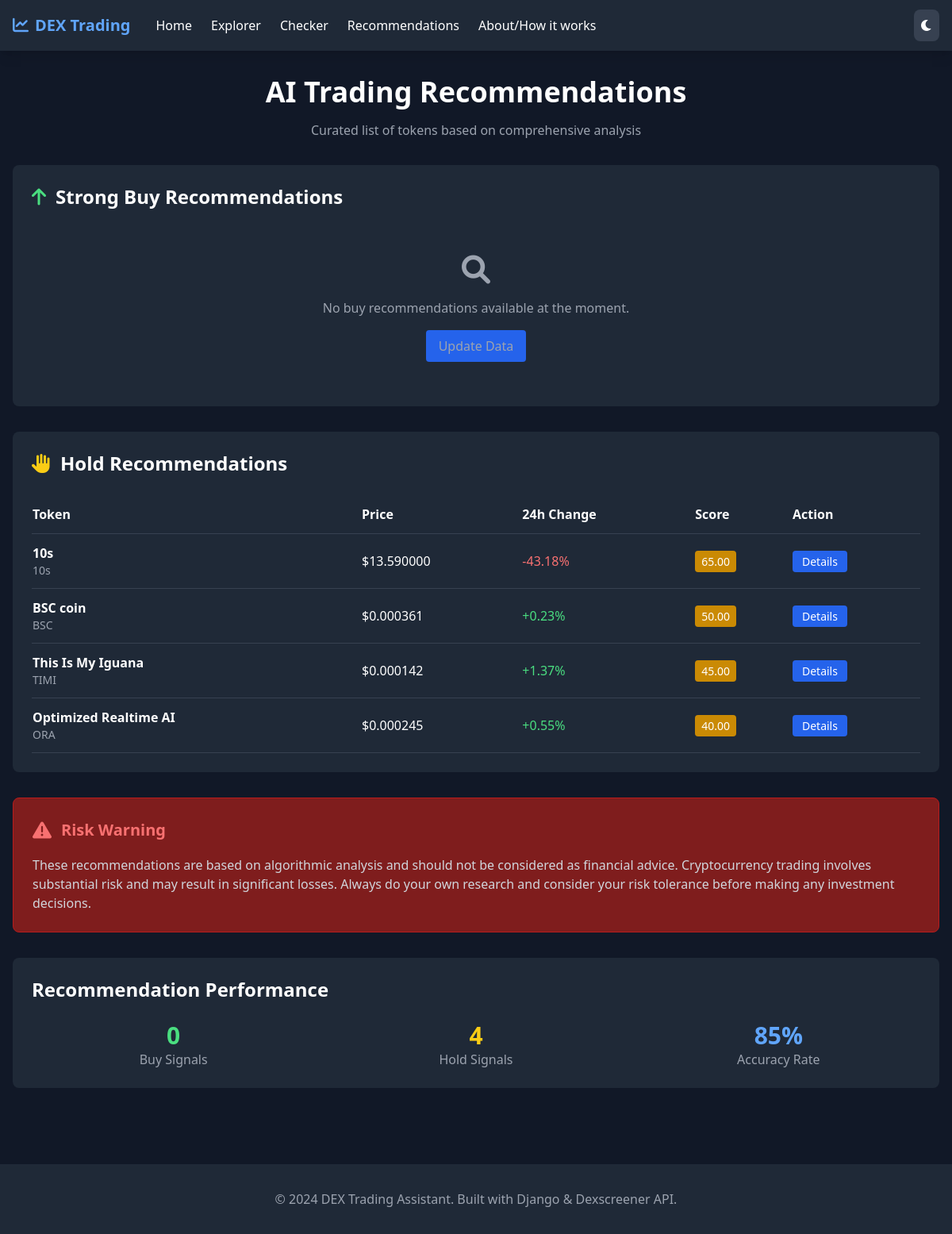
Before: /recommendations/ with the older database file.
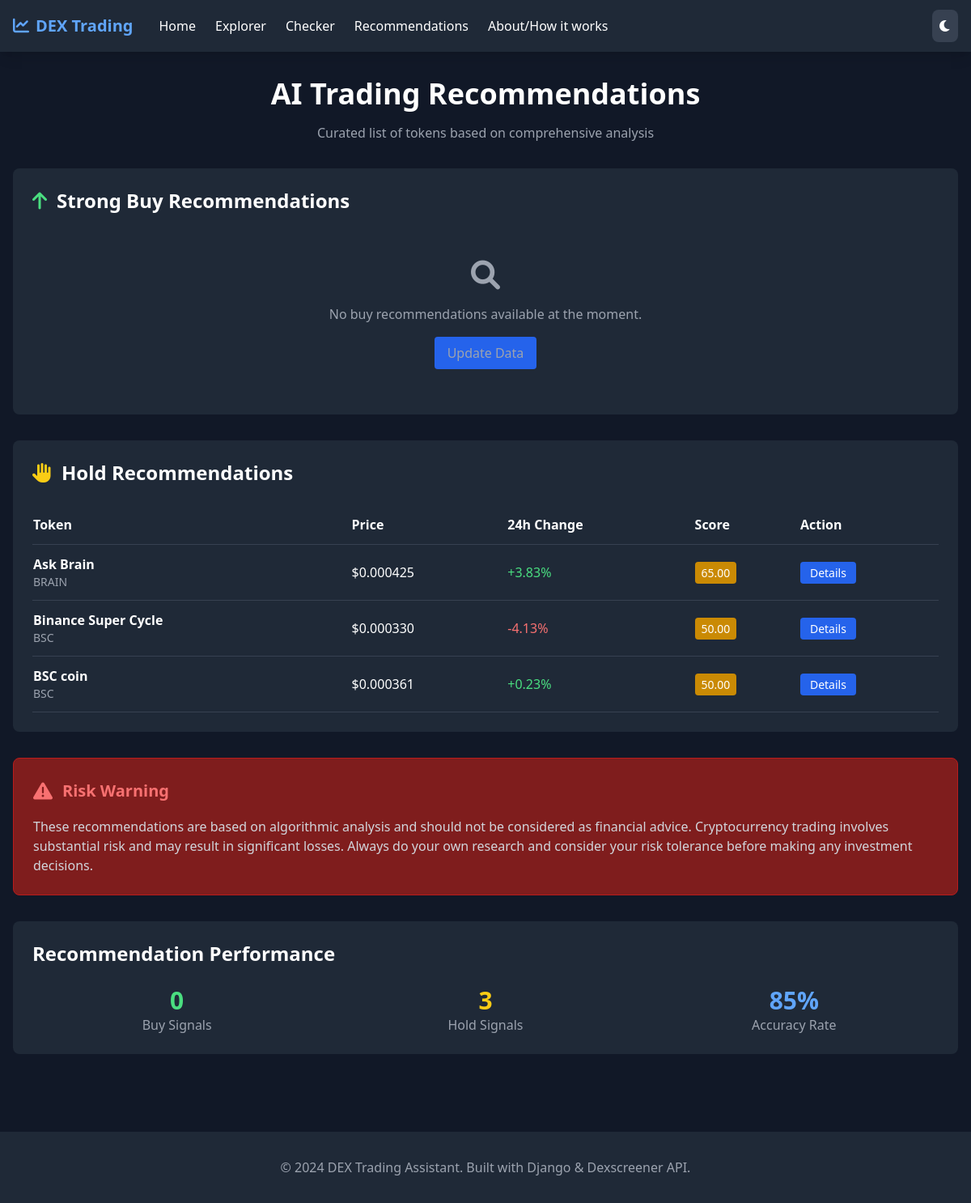
After: the same page with the newer database file.
### dex_token/models.py (models this page shows, shortened)
class Token(models.Model):
    RECOMMENDATION_CHOICES = [
        ('BUY', 'Buy'),
        ('HOLD', 'Hold'),
        ('AVOID', 'Avoid'),
    ]
    name = models.CharField(max_length=100)
    symbol = models.CharField(max_length=20)
    pair_address = models.CharField(max_length=100, unique=True)
    token_address = models.CharField(max_length=100, null=True, blank=True)
    chain_id = models.CharField(max_length=50, null=True, blank=True)
    dex_id = models.CharField(max_length=50, null=True, blank=True)
    price_usd = models.DecimalField(max_digits=20, decimal_places=10)
    price_native = models.DecimalField(max_digits=20, decimal_places=10, null=True, blank=True)
    market_cap = models.BigIntegerField()
    fdv = models.BigIntegerField(null=True, blank=True)
    volume_24h = models.BigIntegerField()
    liquidity = models.BigIntegerField()
    price_change_24h = models.DecimalField(max_digits=10, decimal_places=4)
    price_change_1h = models.DecimalField(max_digits=10, decimal_places=4, null=True, blank=True)
    price_change_7d = models.DecimalField(max_digits=10, decimal_places=4, null=True, blank=True)
    buys_24h = models.IntegerField(null=True, blank=True)
    sells_24h = models.IntegerField(null=True, blank=True)
    image_url = models.URLField(null=True, blank=True)
    website_url = models.URLField(null=True, blank=True)
    twitter_handle = models.CharField(max_length=100, null=True, blank=True)
    telegram_handle = models.CharField(max_length=100, null=True, blank=True)
    discord_handle = models.CharField(max_length=100, null=True, blank=True)
    pair_created_at = models.DateTimeField(null=True, blank=True)
    recommendation = models.CharField(max_length=5, choices=RECOMMENDATION_CHOICES, default='HOLD')
    analysis_score = models.DecimalField(max_digits=5, decimal_places=2, default=0)
    volatility_index = models.DecimalField(max_digits=5, decimal_places=2, default=0)
    stop_loss_level = models.DecimalField(max_digits=20, decimal_places=10, null=True, blank=True)
    suggested_position_size = models.DecimalField(max_digits=5, decimal_places=2, null=True, blank=True)
    created_at = models.DateTimeField(default=timezone.now)
    updated_at = models.DateTimeField(auto_now=True)
    class Meta:
        ordering = ['-analysis_score', '-volume_24h']

### dex_token/views.py (the view)
# urls.py: path('recommendations/', views.recommendations, name='recommendations'),
def recommendations(request):
    try:
        buy_tokens = Token.objects.filter(recommendation='BUY').order_by('-analysis_score')
        hold_tokens = Token.objects.filter(recommendation='HOLD').order_by('-analysis_score')[:10]
        context = {
            'buy_tokens': buy_tokens,
            'hold_tokens': hold_tokens,
        }
        return render(request, 'tokens/recommendations.html', context)
    except Exception as e:
        context = {
            'buy_tokens': [],
            'hold_tokens': [],
        }
        return render(request, 'tokens/recommendations.html', context)

### templates/tokens/recommendations.html (shortened to what this page needs)
{% extends 'base.html' %}
{% load humanize %}
{% block content %}
<div class="space-y-8">
    <div class="text-center">
        <h1 class="text-4xl font-bold mb-4">AI Trading Recommendations</h1>
        <p class="text-gray-400">Curated list of tokens based on comprehensive analysis</p>
    </div>
    <div class="bg-gray-800 rounded-lg p-6">
        <div class="flex items-center mb-6">
            <i class="fas fa-arrow-up text-green-400 text-2xl mr-3"></i>
            <h2 class="text-2xl font-bold">Strong Buy Recommendations</h2>
        </div>
        {% if buy_tokens %}
        <div class="grid grid-cols-1 md:grid-cols-2 lg:grid-cols-3 gap-6">
            {% for token in buy_tokens %}
            <div class="bg-gray-700 rounded-lg p-4 hover:bg-gray-600 transition">
                <div class="flex justify-between items-start mb-3">
                    <div>
                        <h3 class="font-bold text-lg">{{ token.name }}</h3>
                        <p class="text-gray-400">{{ token.symbol }}</p>
                    </div>
                    <span class="bg-green-600 px-2 py-1 rounded text-sm font-semibold">BUY</span>
                </div>
                <div class="space-y-2 mb-4">
                    <div class="flex justify-between">
                        <span class="text-gray-400">Price:</span>
                        <span>${{ token.price_usd|floatformat:6 }}</span>
                    </div>
                    <div class="flex justify-between">
                        <span class="text-gray-400">24h Change:</span>
                        <span class="{% if token.price_change_24h >= 0 %}text-green-400{% else %}text-red-400{% endif %}">
                            {% if token.price_change_24h >= 0 %}+{% endif %}{{ token.price_change_24h|floatformat:2 }}%
                        </span>
                    </div>
                    <div class="flex justify-between">
                        <span class="text-gray-400">Score:</span>
                        <span class="text-blue-400 font-semibold">{{ token.analysis_score }}/100</span>
                    </div>
                </div>
                <div class="mb-4">
                    <div class="flex justify-between text-sm mb-1">
                        <span>Analysis Score</span>
                        <span>{{ token.analysis_score }}%</span>
                    </div>
                    <div class="w-full bg-gray-600 rounded-full h-2">
                        <div class="bg-green-400 h-2 rounded-full" style="width: {{ token.analysis_score }}%"></div>
                    </div>
                </div>
                <a href="{% url 'dex_token:detail' token.id %}"
                   class="block w-full bg-blue-600 hover:bg-blue-700 text-center py-2 rounded">
                    View Details
                </a>
            </div>
            {% endfor %}
        </div>
        {% else %}
        <div class="text-center py-8 text-gray-400">
            <i class="fas fa-search text-4xl mb-4"></i>
            <p>No buy recommendations available at the moment.</p>
            <button onclick="updateTokens()" class="mt-4 bg-blue-600 hover:bg-blue-700 px-4 py-2 rounded">
                Update Data
            </button>
        </div>
        {% endif %}
    </div>
    <div class="bg-gray-800 rounded-lg p-6">
        <div class="flex items-center mb-6">
            <i class="fas fa-hand-paper text-yellow-400 text-2xl mr-3"></i>
            <h2 class="text-2xl font-bold">Hold Recommendations</h2>
        </div>
        {% if hold_tokens %}
        <div class="overflow-x-auto">
            <table class="w-full">
                <thead>
                    <tr class="border-b border-gray-700">
                        <th class="text-left py-3">Token</th>
                        <th class="text-left py-3">Price</th>
                        <th class="text-left py-3">24h Change</th>
                        <th class="text-left py-3">Score</th>
                        <th class="text-left py-3">Action</th>
                    </tr>
                </thead>
                <tbody>
                    {% for token in hold_tokens %}
                    <tr class="border-b border-gray-700 hover:bg-gray-700">
                        <td class="py-3">
                            <div>
                                <p class="font-semibold">{{ token.name }}</p>
                                <p class="text-gray-400 text-sm">{{ token.symbol }}</p>
                            </div>
                        </td>
                        <td class="py-3">${{ token.price_usd|floatformat:6 }}</td>
                        <td class="py-3">
                            <span class="{% if token.price_change_24h >= 0 %}text-green-400{% else %}text-red-400{% endif %}">
                                {% if token.price_change_24h >= 0 %}+{% endif %}{{ token.price_change_24h|floatformat:2 }}%
                            </span>
                        </td>
                        <td class="py-3">
                            <span class="bg-yellow-600 px-2 py-1 rounded text-sm">{{ token.analysis_score }}</span>
                        </td>
                        <td class="py-3">
                            <a href="{% url 'dex_token:detail' token.id %}"
                               class="bg-blue-600 hover:bg-blue-700 px-3 py-1 rounded text-sm">
                                Details
                            </a>
                        </td>
                    </tr>
                    {% endfor %}
                </tbody>
            </table>
        </div>
        {% else %}
        <p class="text-center text-gray-400 py-8">No hold recommendations available.</p>
        {% endif %}
    </div>
    <div class="bg-red-900 border border-red-700 rounded-lg p-6">
        <div class="flex items-center mb-4">
            <i class="fas fa-exclamation-triangle text-red-400 text-2xl mr-3"></i>
            <h3 class="text-xl font-bold text-red-400">Risk Warning</h3>
        </div>
        <p class="text-gray-300">
            These recommendations are based on algorithmic analysis and should not be considered as financial advice.
            Cryptocurrency trading involves substantial risk and may result in significant losses. Always do your own
            research and consider your risk tolerance before making any investment decisions.
        </p>
    </div>
    <div class="bg-gray-800 rounded-lg p-6">
        <h2 class="text-2xl font-bold mb-6">Recommendation Performance</h2>
        <div class="grid grid-cols-1 md:grid-cols-3 gap-6">
            <div class="text-center">
                <p class="text-3xl font-bold text-green-400">{{ buy_tokens|length }}</p>
                <p class="text-gray-400">Buy Signals</p>
            </div>
            <div class="text-center">
                <p class="text-3xl font-bold text-yellow-400">{{ hold_tokens|length }}</p>
                <p class="text-gray-400">Hold Signals</p>
            </div>
            <div class="text-center">
                <p class="text-3xl font-bold text-blue-400">85%</p>
                <p class="text-gray-400">Accuracy Rate</p>
            </div>
        </div>
    </div>
</div>
{% endblock %}

### templates/base.html (shortened to what this page needs)
<!DOCTYPE html>
<html lang="en">
<head>
    <script src="https://cdn.tailwindcss.com"></script>
    <link href="https://cdnjs.cloudflare.com/ajax/libs/font-awesome/6.0.0/css/all.min.css" rel="stylesheet">
</head>
<body class="bg-gray-900 text-white min-h-screen">
    <nav class="bg-gray-800 shadow-lg sticky top-0 z-50">
        <div class="max-w-7xl mx-auto px-4">
            <div class="flex justify-between items-center h-16">
                <div class="flex items-center space-x-8">
                    <a href="{% url 'dex_token:dashboard' %}" class="text-xl font-bold text-blue-400">
                        <i class="fas fa-chart-line mr-2"></i>DEX Trading
                    </a>
                    <div class="hidden md:flex space-x-6">
                        <a href="{% url 'dex_token:dashboard' %}" class="hover:text-blue-400 transition">Home</a>
                        <a href="{% url 'dex_token:explorer' %}" class="hover:text-blue-400 transition">Explorer</a>
                        <a href="{% url 'dex_token:checker' %}" class="hover:text-blue-400 transition">Checker</a>
                        <a href="{% url 'dex_token:recommendations' %}" class="hover:text-blue-400 transition">Recommendations</a>
                        <a href="{% url 'dex_token:about' %}" class="hover:text-blue-400 transition">About/How it works</a>
                    </div>
                </div>
                <button id="theme-toggle" class="p-2 rounded-lg bg-gray-700 hover:bg-gray-600">
                    <i class="fas fa-moon"></i>
                </button>
            </div>
        </div>
    </nav>
    <main class="max-w-7xl mx-auto px-4 py-8">
        {% block content %}{% endblock %}
    </main>
    <footer class="bg-gray-800 mt-16">
        <div class="max-w-7xl mx-auto px-4 py-8 text-center text-gray-400">
            <p>&copy; 2024 DEX Trading Assistant. Built with Django & Dexscreener API.</p>
        </div>
    </footer>
</body>
</html>

Changed rows visible on the page:
removed Token: name "10s", symbol "10s", price_usd "13.590000", price_change_24h "-43.18", analysis_score "65.00"
removed Token: name "This Is My Iguana", symbol "TIMI", price_usd "0.000142", price_change_24h "1.37", analysis_score "45.00"
removed Token: name "Optimized Realtime AI", symbol "ORA", price_usd "0.000245", price_change_24h "0.55", analysis_score "40.00"
added Token: name "Ask Brain", symbol "BRAIN", price_usd "0.000425", price_change_24h "3.83", analysis_score "65.00"
added Token: name "Binance Super Cycle", symbol "BSC", price_usd "0.000330", price_change_24h "-4.13", analysis_score "50.00"
Other visible differences:
{{ hold_tokens|length }}: "4" → "3"
